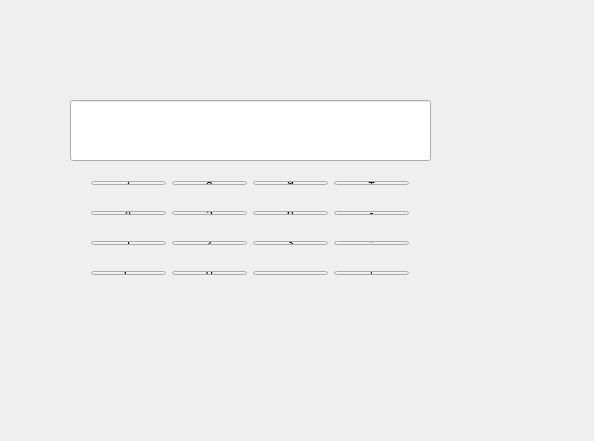
<?xml version="1.0" encoding="UTF-8"?>
<ui version="4.0">
 <class>Widget</class>
 <widget class="QWidget" name="Widget">
  <property name="geometry">
   <rect>
    <x>0</x>
    <y>0</y>
    <width>594</width>
    <height>441</height>
   </rect>
  </property>
  <property name="windowTitle">
   <string>Widget</string>
  </property>
  <widget class="QWidget" name="horizontalLayoutWidget_4">
   <property name="geometry">
    <rect>
     <x>80</x>
     <y>260</y>
     <width>340</width>
     <height>26</height>
    </rect>
   </property>
   <layout class="QHBoxLayout" name="horizontalLayout_4">
    <item>
     <widget class="QPushButton" name="pushButton_C">
      <property name="text">
       <string>C</string>
      </property>
     </widget>
    </item>
    <item>
     <widget class="QPushButton" name="pushButton_0">
      <property name="text">
       <string>0</string>
      </property>
     </widget>
    </item>
    <item>
     <widget class="QPushButton" name="pushButton_egal">
      <property name="text">
       <string>=</string>
      </property>
     </widget>
    </item>
    <item>
     <widget class="QPushButton" name="pushButton_division">
      <property name="text">
       <string>/</string>
      </property>
     </widget>
    </item>
   </layout>
  </widget>
  <widget class="QWidget" name="horizontalLayoutWidget_3">
   <property name="geometry">
    <rect>
     <x>80</x>
     <y>230</y>
     <width>340</width>
     <height>26</height>
    </rect>
   </property>
   <layout class="QHBoxLayout" name="horizontalLayout_3">
    <item>
     <widget class="QPushButton" name="pushButton_1">
      <property name="text">
       <string>1</string>
      </property>
     </widget>
    </item>
    <item>
     <widget class="QPushButton" name="pushButton_2">
      <property name="text">
       <string>2</string>
      </property>
     </widget>
    </item>
    <item>
     <widget class="QPushButton" name="pushButton_3">
      <property name="text">
       <string>3</string>
      </property>
     </widget>
    </item>
    <item>
     <widget class="QPushButton" name="pushButton_multiplication">
      <property name="text">
       <string>*</string>
      </property>
     </widget>
    </item>
   </layout>
  </widget>
  <widget class="QWidget" name="horizontalLayoutWidget_2">
   <property name="geometry">
    <rect>
     <x>80</x>
     <y>200</y>
     <width>340</width>
     <height>26</height>
    </rect>
   </property>
   <layout class="QHBoxLayout" name="horizontalLayout_2">
    <item>
     <widget class="QPushButton" name="pushButton_4">
      <property name="text">
       <string>4</string>
      </property>
     </widget>
    </item>
    <item>
     <widget class="QPushButton" name="pushButton_5">
      <property name="text">
       <string>5</string>
      </property>
     </widget>
    </item>
    <item>
     <widget class="QPushButton" name="pushButton_6">
      <property name="text">
       <string>6</string>
      </property>
     </widget>
    </item>
    <item>
     <widget class="QPushButton" name="pushButton_moins">
      <property name="text">
       <string>-</string>
      </property>
     </widget>
    </item>
   </layout>
  </widget>
  <widget class="QLineEdit" name="lineEdit">
   <property name="geometry">
    <rect>
     <x>70</x>
     <y>100</y>
     <width>361</width>
     <height>61</height>
    </rect>
   </property>
  </widget>
  <widget class="QWidget" name="horizontalLayoutWidget">
   <property name="geometry">
    <rect>
     <x>80</x>
     <y>170</y>
     <width>340</width>
     <height>26</height>
    </rect>
   </property>
   <layout class="QHBoxLayout" name="horizontalLayout">
    <item>
     <widget class="QPushButton" name="pushButton_7">
      <property name="text">
       <string>7</string>
      </property>
     </widget>
    </item>
    <item>
     <widget class="QPushButton" name="pushButton_8">
      <property name="text">
       <string>8</string>
      </property>
     </widget>
    </item>
    <item>
     <widget class="QPushButton" name="pushButton_9">
      <property name="text">
       <string>9</string>
      </property>
     </widget>
    </item>
    <item>
     <widget class="QPushButton" name="pushButton_plus">
      <property name="text">
       <string>+</string>
      </property>
     </widget>
    </item>
   </layout>
   <zorder>pushButton_plus</zorder>
   <zorder>pushButton_7</zorder>
   <zorder>pushButton_8</zorder>
   <zorder>pushButton_9</zorder>
  </widget>
 </widget>
 <layoutdefault spacing="6" margin="11"/>
 <resources/>
 <connections/>
</ui>
